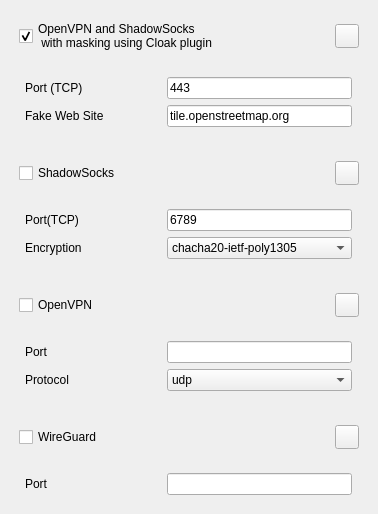
       <widget class="QWidget" name="scrollAreaWidgetContents_2">
        <property name="geometry">
         <rect>
          <x>0</x>
          <y>0</y>
          <width>378</width>
          <height>469</height>
         </rect>
        </property>
        <layout class="QVBoxLayout" name="verticalLayout_6">
         <property name="leftMargin">
          <number>5</number>
         </property>
         <property name="topMargin">
          <number>5</number>
         </property>
         <property name="rightMargin">
          <number>5</number>
         </property>
         <property name="bottomMargin">
          <number>5</number>
         </property>
         <item>
          <widget class="QFrame" name="frame_new_server_settings_parent_cloak">
           <property name="sizePolicy">
            <sizepolicy hsizetype="Preferred" vsizetype="Preferred">
             <horstretch>0</horstretch>
             <verstretch>0</verstretch>
            </sizepolicy>
           </property>
           <property name="minimumSize">
            <size>
             <width>0</width>
             <height>100</height>
            </size>
           </property>
           <property name="styleSheet">
            <string notr="true"/>
           </property>
           <layout class="QVBoxLayout" name="verticalLayout_7">
            <property name="sizeConstraint">
             <enum>QLayout::SetMinAndMaxSize</enum>
            </property>
            <property name="leftMargin">
             <number>5</number>
            </property>
            <property name="topMargin">
             <number>5</number>
            </property>
            <property name="rightMargin">
             <number>5</number>
            </property>
            <property name="bottomMargin">
             <number>5</number>
            </property>
            <item>
             <widget class="QWidget" name="widget_2" native="true">
              <property name="styleSheet">
               <string notr="true"/>
              </property>
              <layout class="QHBoxLayout" name="horizontalLayout_4">
               <item>
                <widget class="QCheckBox" name="checkBox_new_server_cloak">
                 <property name="text">
                  <string>OpenVPN and ShadowSocks
 with masking using Cloak plugin</string>
                 </property>
                 <property name="checked">
                  <bool>true</bool>
                 </property>
                </widget>
               </item>
               <item>
                <widget class="QPushButton" name="pushButton_new_server_settings_cloak">
                 <property name="sizePolicy">
                  <sizepolicy hsizetype="Fixed" vsizetype="Fixed">
                   <horstretch>0</horstretch>
                   <verstretch>0</verstretch>
                  </sizepolicy>
                 </property>
                 <property name="maximumSize">
                  <size>
                   <width>24</width>
                   <height>24</height>
                  </size>
                 </property>
                 <property name="cursor">
                  <cursorShape>PointingHandCursor</cursorShape>
                 </property>
                 <property name="text">
                  <string/>
                 </property>
                 <property name="checkable">
                  <bool>true</bool>
                 </property>
                </widget>
               </item>
              </layout>
             </widget>
            </item>
            <item>
             <widget class="QFrame" name="frame_new_server_settings_cloak">
              <layout class="QGridLayout" name="gridLayout">
               <item row="0" column="0">
                <widget class="QLabel" name="label_40">
                 <property name="minimumSize">
                  <size>
                   <width>130</width>
                   <height>0</height>
                  </size>
                 </property>
                 <property name="maximumSize">
                  <size>
                   <width>130</width>
                   <height>16777215</height>
                  </size>
                 </property>
                 <property name="text">
                  <string>Port (TCP)</string>
                 </property>
                </widget>
               </item>
               <item row="0" column="1">
                <widget class="QLineEdit" name="lineEdit_new_server_cloak_port">
                 <property name="minimumSize">
                  <size>
                   <width>185</width>
                   <height>0</height>
                  </size>
                 </property>
                 <property name="maximumSize">
                  <size>
                   <width>185</width>
                   <height>16777215</height>
                  </size>
                 </property>
                 <property name="text">
                  <string>443</string>
                 </property>
                </widget>
               </item>
               <item row="1" column="0">
                <widget class="QLabel" name="label_46">
                 <property name="minimumSize">
                  <size>
                   <width>130</width>
                   <height>0</height>
                  </size>
                 </property>
                 <property name="maximumSize">
                  <size>
                   <width>130</width>
                   <height>16777215</height>
                  </size>
                 </property>
                 <property name="text">
                  <string>Fake Web Site</string>
                 </property>
                </widget>
               </item>
               <item row="1" column="1">
                <widget class="QLineEdit" name="lineEdit_new_server_cloak_site">
                 <property name="minimumSize">
                  <size>
                   <width>185</width>
                   <height>0</height>
                  </size>
                 </property>
                 <property name="maximumSize">
                  <size>
                   <width>185</width>
                   <height>16777215</height>
                  </size>
                 </property>
                 <property name="text">
                  <string>tile.openstreetmap.org</string>
                 </property>
                </widget>
               </item>
              </layout>
             </widget>
            </item>
           </layout>
          </widget>
         </item>
         <item>
          <widget class="QFrame" name="frame_new_server_settings_parent_ss">
           <property name="minimumSize">
            <size>
             <width>0</width>
             <height>100</height>
            </size>
           </property>
           <property name="styleSheet">
            <string notr="true"/>
           </property>
           <layout class="QVBoxLayout" name="verticalLayout_14">
            <property name="sizeConstraint">
             <enum>QLayout::SetMinAndMaxSize</enum>
            </property>
            <property name="leftMargin">
             <number>5</number>
            </property>
            <property name="topMargin">
             <number>5</number>
            </property>
            <property name="rightMargin">
             <number>5</number>
            </property>
            <property name="bottomMargin">
             <number>5</number>
            </property>
            <item>
             <widget class="QWidget" name="widget_3" native="true">
              <layout class="QHBoxLayout" name="horizontalLayout_5">
               <item>
                <widget class="QCheckBox" name="checkBox_new_server_ss">
                 <property name="minimumSize">
                  <size>
                   <width>0</width>
                   <height>24</height>
                  </size>
                 </property>
                 <property name="text">
                  <string>ShadowSocks</string>
                 </property>
                </widget>
               </item>
               <item>
                <widget class="QPushButton" name="pushButton_new_server_settings_ss">
                 <property name="sizePolicy">
                  <sizepolicy hsizetype="Fixed" vsizetype="Fixed">
                   <horstretch>0</horstretch>
                   <verstretch>0</verstretch>
                  </sizepolicy>
                 </property>
                 <property name="maximumSize">
                  <size>
                   <width>24</width>
                   <height>24</height>
                  </size>
                 </property>
                 <property name="cursor">
                  <cursorShape>PointingHandCursor</cursorShape>
                 </property>
                 <property name="text">
                  <string/>
                 </property>
                 <property name="checkable">
                  <bool>true</bool>
                 </property>
                </widget>
               </item>
              </layout>
             </widget>
            </item>
            <item>
             <widget class="QFrame" name="frame_new_server_settings_ss">
              <layout class="QGridLayout" name="gridLayout_2">
               <item row="0" column="0">
                <widget class="QLabel" name="label_53">
                 <property name="minimumSize">
                  <size>
                   <width>130</width>
                   <height>0</height>
                  </size>
                 </property>
                 <property name="maximumSize">
                  <size>
                   <width>130</width>
                   <height>16777215</height>
                  </size>
                 </property>
                 <property name="text">
                  <string>Port(TCP)</string>
                 </property>
                </widget>
               </item>
               <item row="0" column="1">
                <widget class="QLineEdit" name="lineEdit_new_server_ss_port">
                 <property name="minimumSize">
                  <size>
                   <width>185</width>
                   <height>0</height>
                  </size>
                 </property>
                 <property name="maximumSize">
                  <size>
                   <width>185</width>
                   <height>16777215</height>
                  </size>
                 </property>
                 <property name="text">
                  <string>6789</string>
                 </property>
                </widget>
               </item>
               <item row="1" column="0">
                <widget class="QLabel" name="label_54">
                 <property name="minimumSize">
                  <size>
                   <width>130</width>
                   <height>0</height>
                  </size>
                 </property>
                 <property name="maximumSize">
                  <size>
                   <width>130</width>
                   <height>16777215</height>
                  </size>
                 </property>
                 <property name="text">
                  <string>Encryption</string>
                 </property>
                </widget>
               </item>
               <item row="1" column="1">
                <widget class="QComboBox" name="comboBox_new_server_ss_cipher">
                 <property name="minimumSize">
                  <size>
                   <width>185</width>
                   <height>0</height>
                  </size>
                 </property>
                 <property name="maximumSize">
                  <size>
                   <width>185</width>
                   <height>16777215</height>
                  </size>
                 </property>
                 <item>
                  <property name="text">
                   <string>chacha20-ietf-poly1305</string>
                  </property>
                 </item>
                 <item>
                  <property name="text">
                   <string>xchacha20-ietf-poly1305</string>
                  </property>
                 </item>
                 <item>
                  <property name="text">
                   <string>aes-256-gcm</string>
                  </property>
                 </item>
                 <item>
                  <property name="text">
                   <string>aes-192-gcm</string>
                  </property>
                 </item>
                 <item>
                  <property name="text">
                   <string>aes-128-gcm</string>
                  </property>
                 </item>
                </widget>
               </item>
              </layout>
             </widget>
            </item>
           </layout>
          </widget>
         </item>
         <item>
          <widget class="QFrame" name="frame_new_server_settings_parent_openvpn">
           <property name="minimumSize">
            <size>
             <width>0</width>
             <height>100</height>
            </size>
           </property>
           <property name="styleSheet">
            <string notr="true"/>
           </property>
           <layout class="QVBoxLayout" name="verticalLayout_15">
            <property name="sizeConstraint">
             <enum>QLayout::SetMinAndMaxSize</enum>
            </property>
            <property name="leftMargin">
             <number>5</number>
            </property>
            <property name="topMargin">
             <number>5</number>
            </property>
            <property name="rightMargin">
             <number>5</number>
            </property>
            <property name="bottomMargin">
             <number>5</number>
            </property>
            <item>
             <widget class="QWidget" name="widget_4" native="true">
              <layout class="QHBoxLayout" name="horizontalLayout_3">
               <item>
                <widget class="QCheckBox" name="checkBox_new_server_openvpn">
                 <property name="sizePolicy">
                  <sizepolicy hsizetype="Minimum" vsizetype="Fixed">
                   <horstretch>0</horstretch>
                   <verstretch>0</verstretch>
                  </sizepolicy>
                 </property>
                 <property name="minimumSize">
                  <size>
                   <width>0</width>
                   <height>24</height>
                  </size>
                 </property>
                 <property name="text">
                  <string>OpenVPN</string>
                 </property>
                </widget>
               </item>
               <item>
                <widget class="QPushButton" name="pushButton_new_server_settings_openvpn">
                 <property name="sizePolicy">
                  <sizepolicy hsizetype="Fixed" vsizetype="Fixed">
                   <horstretch>0</horstretch>
                   <verstretch>0</verstretch>
                  </sizepolicy>
                 </property>
                 <property name="maximumSize">
                  <size>
                   <width>24</width>
                   <height>24</height>
                  </size>
                 </property>
                 <property name="cursor">
                  <cursorShape>PointingHandCursor</cursorShape>
                 </property>
                 <property name="text">
                  <string/>
                 </property>
                 <property name="checkable">
                  <bool>true</bool>
                 </property>
                </widget>
               </item>
              </layout>
             </widget>
            </item>
            <item>
             <widget class="QFrame" name="frame_new_server_settings_openvpn">
              <layout class="QGridLayout" name="gridLayout_3">
               <item row="0" column="0">
                <widget class="QLabel" name="label_55">
                 <property name="minimumSize">
                  <size>
                   <width>130</width>
                   <height>0</height>
                  </size>
                 </property>
                 <property name="maximumSize">
                  <size>
                   <width>130</width>
                   <height>16777215</height>
                  </size>
                 </property>
                 <property name="text">
                  <string>Port</string>
                 </property>
                </widget>
               </item>
               <item row="0" column="1">
                <widget class="QLineEdit" name="lineEdit_new_server_openvpn_port">
                 <property name="minimumSize">
                  <size>
                   <width>185</width>
                   <height>0</height>
                  </size>
                 </property>
                 <property name="maximumSize">
                  <size>
                   <width>185</width>
                   <height>16777215</height>
                  </size>
                 </property>
                </widget>
               </item>
               <item row="1" column="0">
                <widget class="QLabel" name="label_56">
                 <property name="minimumSize">
                  <size>
                   <width>130</width>
                   <height>0</height>
                  </size>
                 </property>
                 <property name="maximumSize">
                  <size>
                   <width>130</width>
                   <height>16777215</height>
                  </size>
                 </property>
                 <property name="text">
                  <string>Protocol</string>
                 </property>
                </widget>
               </item>
               <item row="1" column="1">
                <widget class="QComboBox" name="comboBox_new_server_openvpn_proto">
                 <property name="minimumSize">
                  <size>
                   <width>185</width>
                   <height>0</height>
                  </size>
                 </property>
                 <property name="maximumSize">
                  <size>
                   <width>185</width>
                   <height>16777215</height>
                  </size>
                 </property>
                 <item>
                  <property name="text">
                   <string>udp</string>
                  </property>
                 </item>
                 <item>
                  <property name="text">
                   <string>tcp</string>
                  </property>
                 </item>
                </widget>
               </item>
              </layout>
             </widget>
            </item>
           </layout>
          </widget>
         </item>
         <item>
          <widget class="QFrame" name="frame_new_server_settings_parent_wireguard">
           <property name="minimumSize">
            <size>
             <width>0</width>
             <height>100</height>
            </size>
           </property>
           <property name="styleSheet">
            <string notr="true"/>
           </property>
           <layout class="QVBoxLayout" name="verticalLayout_16">
            <property name="sizeConstraint">
             <enum>QLayout::SetMinAndMaxSize</enum>
            </property>
            <property name="leftMargin">
             <number>5</number>
            </property>
            <property name="topMargin">
             <number>5</number>
            </property>
            <property name="rightMargin">
             <number>5</number>
            </property>
            <property name="bottomMargin">
             <number>5</number>
            </property>
            <item>
             <widget class="QWidget" name="widget_10" native="true">
              <layout class="QHBoxLayout" name="horizontalLayout_7">
               <item>
                <widget class="QCheckBox" name="checkBox_new_server_wireguard">
                 <property name="sizePolicy">
                  <sizepolicy hsizetype="Minimum" vsizetype="Fixed">
                   <horstretch>0</horstretch>
                   <verstretch>0</verstretch>
                  </sizepolicy>
                 </property>
                 <property name="minimumSize">
                  <size>
                   <width>0</width>
                   <height>24</height>
                  </size>
                 </property>
                 <property name="text">
                  <string>WireGuard</string>
                 </property>
                </widget>
               </item>
               <item>
                <widget class="QPushButton" name="pushButton_new_server_settings_wireguard">
                 <property name="sizePolicy">
                  <sizepolicy hsizetype="Fixed" vsizetype="Fixed">
                   <horstretch>0</horstretch>
                   <verstretch>0</verstretch>
                  </sizepolicy>
                 </property>
                 <property name="maximumSize">
                  <size>
                   <width>24</width>
                   <height>24</height>
                  </size>
                 </property>
                 <property name="cursor">
                  <cursorShape>PointingHandCursor</cursorShape>
                 </property>
                 <property name="text">
                  <string/>
                 </property>
                 <property name="checkable">
                  <bool>true</bool>
                 </property>
                </widget>
               </item>
              </layout>
             </widget>
            </item>
            <item>
             <widget class="QFrame" name="frame_new_server_settings_wireguard">
              <layout class="QGridLayout" name="gridLayout_4">
               <item row="0" column="0">
                <widget class="QLabel" name="label_73">
                 <property name="minimumSize">
                  <size>
                   <width>130</width>
                   <height>0</height>
                  </size>
                 </property>
                 <property name="maximumSize">
                  <size>
                   <width>130</width>
                   <height>16777215</height>
                  </size>
                 </property>
                 <property name="text">
                  <string>Port</string>
                 </property>
                </widget>
               </item>
               <item row="0" column="1">
                <widget class="QLineEdit" name="lineEdit_new_server_wireguard_port">
                 <property name="minimumSize">
                  <size>
                   <width>185</width>
                   <height>0</height>
                  </size>
                 </property>
                 <property name="maximumSize">
                  <size>
                   <width>185</width>
                   <height>16777215</height>
                  </size>
                 </property>
                </widget>
               </item>
              </layout>
             </widget>
            </item>
           </layout>
          </widget>
         </item>
         <item>
          <spacer name="verticalSpacer_new_server_2">
           <property name="orientation">
            <enum>Qt::Vertical</enum>
           </property>
           <property name="sizeType">
            <enum>QSizePolicy::Expanding</enum>
           </property>
           <property name="sizeHint" stdset="0">
            <size>
             <width>20</width>
             <height>40</height>
            </size>
           </property>
          </spacer>
         </item>
        </layout>
       </widget>
